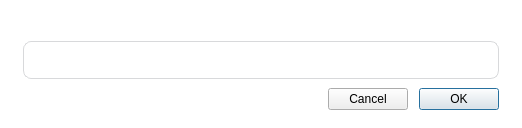
<?xml version="1.0" encoding="UTF-8"?>
<ui version="4.0">
 <class>MegaInputDialog</class>
 <widget class="QDialog" name="MegaInputDialog">
  <property name="geometry">
   <rect>
    <x>0</x>
    <y>0</y>
    <width>522</width>
    <height>128</height>
   </rect>
  </property>
  <property name="sizePolicy">
   <sizepolicy hsizetype="Fixed" vsizetype="Fixed">
    <horstretch>0</horstretch>
    <verstretch>0</verstretch>
   </sizepolicy>
  </property>
  <property name="minimumSize">
   <size>
    <width>0</width>
    <height>0</height>
   </size>
  </property>
  <property name="maximumSize">
   <size>
    <width>16777215</width>
    <height>16777215</height>
   </size>
  </property>
  <property name="windowTitle">
   <string notr="true">Dialog</string>
  </property>
  <property name="styleSheet">
   <string notr="true">#MegaInputDialog {
background-color: #FFFFFF; /*colorToken.page-background*/
}


#leMegaLink {
padding-right: 10px;
padding-left: 10px;
border-radius: 8px;
border-style: solid;
border-width: 1px;
height: 36px;

background-color: #ffFFFFFF; /*colorToken.page-background*/
border-color: #ffd8d9db; /*colorToken.border-strong*/
color: #ff303233; /*colorToken.text-primary*/
}


</string>
  </property>
  <property name="TOKENIZED" stdset="0">
   <bool>true</bool>
  </property>
  <layout class="QVBoxLayout" name="verticalLayout">
   <property name="leftMargin">
    <number>23</number>
   </property>
   <property name="topMargin">
    <number>15</number>
   </property>
   <property name="rightMargin">
    <number>23</number>
   </property>
   <property name="bottomMargin">
    <number>15</number>
   </property>
   <item>
    <widget class="QLabel" name="lDesc">
     <property name="sizePolicy">
      <sizepolicy hsizetype="Preferred" vsizetype="Fixed">
       <horstretch>0</horstretch>
       <verstretch>0</verstretch>
      </sizepolicy>
     </property>
     <property name="text">
      <string/>
     </property>
     <property name="semibold" stdset="0">
      <bool>true</bool>
     </property>
    </widget>
   </item>
   <item>
    <widget class="QLineEdit" name="leMegaLink">
     <property name="sizePolicy">
      <sizepolicy hsizetype="Expanding" vsizetype="Fixed">
       <horstretch>0</horstretch>
       <verstretch>0</verstretch>
      </sizepolicy>
     </property>
     <property name="type" stdset="0">
      <string notr="true">mega</string>
     </property>
    </widget>
   </item>
   <item>
    <widget class="QWidget" name="buttonBox" native="true">
     <property name="sizePolicy">
      <sizepolicy hsizetype="Preferred" vsizetype="Maximum">
       <horstretch>0</horstretch>
       <verstretch>0</verstretch>
      </sizepolicy>
     </property>
     <layout class="QHBoxLayout" name="buttonBoxLayout">
      <property name="spacing">
       <number>11</number>
      </property>
      <property name="leftMargin">
       <number>0</number>
      </property>
      <property name="topMargin">
       <number>0</number>
      </property>
      <property name="rightMargin">
       <number>0</number>
      </property>
      <property name="bottomMargin">
       <number>0</number>
      </property>
      <item>
       <spacer name="horizontalSpacer">
        <property name="orientation">
         <enum>Qt::Horizontal</enum>
        </property>
        <property name="sizeHint" stdset="0">
         <size>
          <width>40</width>
          <height>20</height>
         </size>
        </property>
       </spacer>
      </item>
      <item>
       <widget class="QPushButton" name="bCancel">
        <property name="minimumSize">
         <size>
          <width>0</width>
          <height>0</height>
         </size>
        </property>
        <property name="maximumSize">
         <size>
          <width>16777215</width>
          <height>16777215</height>
         </size>
        </property>
        <property name="cursor">
         <cursorShape>PointingHandCursor</cursorShape>
        </property>
        <property name="text">
         <string>Cancel</string>
        </property>
        <property name="type" stdset="0">
         <string notr="true">secondary</string>
        </property>
        <property name="dimension" stdset="0">
         <string notr="true">small</string>
        </property>
       </widget>
      </item>
      <item>
       <widget class="QPushButton" name="bOK">
        <property name="minimumSize">
         <size>
          <width>0</width>
          <height>0</height>
         </size>
        </property>
        <property name="maximumSize">
         <size>
          <width>16777215</width>
          <height>16777215</height>
         </size>
        </property>
        <property name="cursor">
         <cursorShape>PointingHandCursor</cursorShape>
        </property>
        <property name="text">
         <string>OK</string>
        </property>
        <property name="default">
         <bool>true</bool>
        </property>
        <property name="type" stdset="0">
         <string notr="true">primary</string>
        </property>
        <property name="dimension" stdset="0">
         <string notr="true">small</string>
        </property>
       </widget>
      </item>
     </layout>
    </widget>
   </item>
  </layout>
 </widget>
 <resources/>
 <connections>
  <connection>
   <sender>bOK</sender>
   <signal>clicked()</signal>
   <receiver>MegaInputDialog</receiver>
   <slot>accept()</slot>
   <hints>
    <hint type="sourcelabel">
     <x>475</x>
     <y>84</y>
    </hint>
    <hint type="destinationlabel">
     <x>260</x>
     <y>57</y>
    </hint>
   </hints>
  </connection>
  <connection>
   <sender>bCancel</sender>
   <signal>clicked()</signal>
   <receiver>MegaInputDialog</receiver>
   <slot>reject()</slot>
   <hints>
    <hint type="sourcelabel">
     <x>392</x>
     <y>84</y>
    </hint>
    <hint type="destinationlabel">
     <x>260</x>
     <y>57</y>
    </hint>
   </hints>
  </connection>
 </connections>
</ui>
